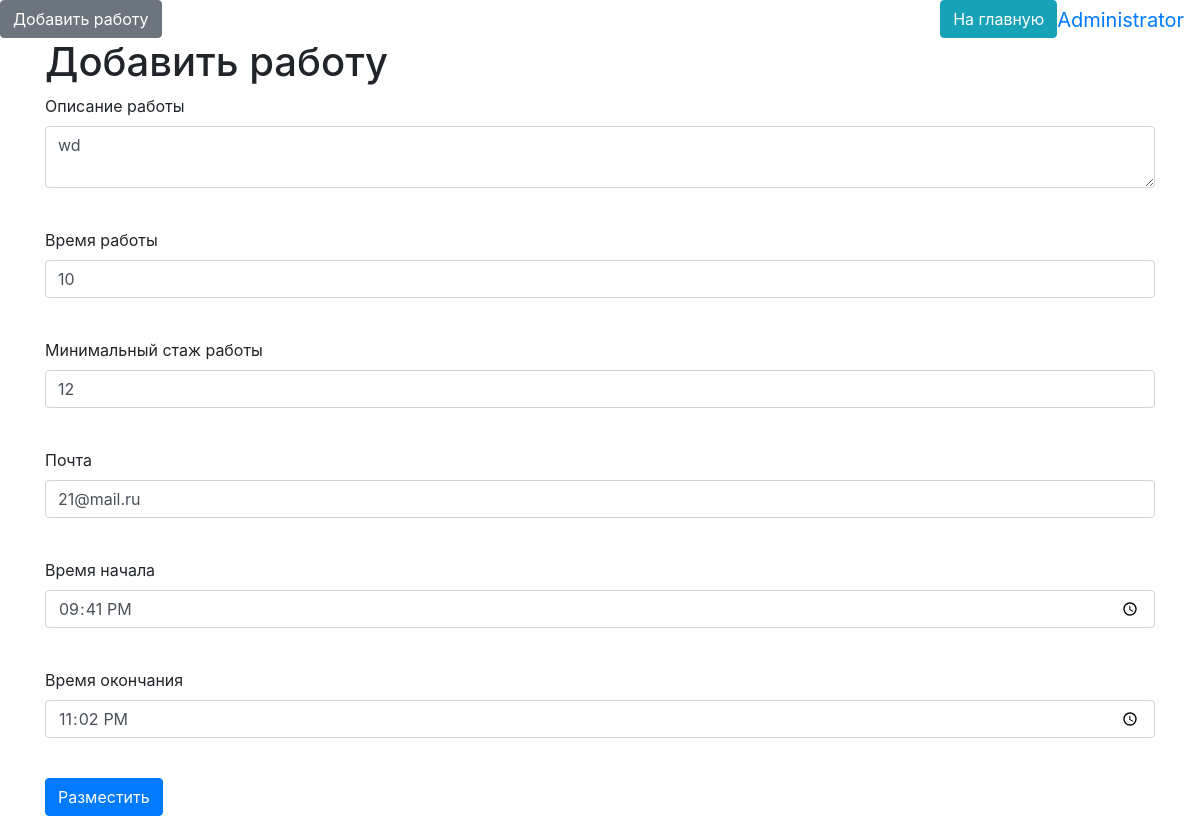
The app's page /addjob/1 (signed in) with its own data.
### data/users.py (models this page shows, shortened)
class User(SqlAlchemyBase, UserMixin, SerializerMixin):
    __tablename__ = 'users'
    id = sqlalchemy.Column(sqlalchemy.Integer,
                           primary_key=True, autoincrement=True)
    name = sqlalchemy.Column(sqlalchemy.String, nullable=True, unique=True)
    email = sqlalchemy.Column(sqlalchemy.String,
                              index=True, unique=True, nullable=True)
    hashed_password = sqlalchemy.Column(sqlalchemy.String, nullable=True)
    modified_date = sqlalchemy.Column(sqlalchemy.DateTime, default=datetime.datetime.now)
    about = sqlalchemy.Column(sqlalchemy.String, nullable=True)
    set_password = sqlalchemy.Column(sqlalchemy.String, nullable=True)
    def set_password(self, password):
        self.hashed_password = generate_password_hash(password)

### data/employment.py (models this page shows)
class Employment(SqlAlchemyBase, SerializerMixin):
    __tablename__ = 'employment'
    id = sqlalchemy.Column(sqlalchemy.Integer,
                           primary_key=True, autoincrement=True)
    team_leader = sqlalchemy.Column(sqlalchemy.Integer,
                                    sqlalchemy.ForeignKey("users.id"))
    job = sqlalchemy.Column(sqlalchemy.String, nullable=True)
    work_size = sqlalchemy.Column(sqlalchemy.Integer, nullable=True)
    experience = sqlalchemy.Column(sqlalchemy.Integer, nullable=True)
    email = sqlalchemy.Column(sqlalchemy.String,
                              index=True, unique=False, nullable=True)
    start_time = sqlalchemy.Column(sqlalchemy.Time, nullable=True)
    end_time = sqlalchemy.Column(sqlalchemy.Time, nullable=True)
    user = sqlalchemy.Column(sqlalchemy.String, nullable=True)

### main.py (the view, shortened to what this page needs)
@app.route('/addjob/<int:id>', methods=['GET', 'POST'])
@login_required
def edit_job(id):
    form = JobsForm()
    if request.method == "GET":
        db_sess = db_session.create_session()
        try:
            if id == 1:
                jobs = db_sess.query(Jobs).filter(Jobs.id == id).first()
            if jobs:
                form.job.data = jobs.job
                form.work_size.data = jobs.work_size
                form.experience.data = jobs.experience
                form.email.data = jobs.email
                form.start_time.data = jobs.start_time
                form.end_time.data = jobs.end_time
            else:
                abort(404)
        except:
            return redirect('/')
    return render_template('jobs.html',
                           title='Редактирование работы',
                           form=form
                           )

### forms/user.py
class JobsForm(FlaskForm):
    job = TextAreaField('Описание работы', validators=[DataRequired()])
    work_size = IntegerField("Время работы", validators=[DataRequired()])
    experience = IntegerField("Минимальный стаж работы", validators=[DataRequired()])
    email = EmailField('Почта', validators=[DataRequired()])
    start_time = TimeField("Время начала")
    end_time = TimeField("Время окончания")
    submit = SubmitField('Разместить')

### data/db_session.py (called while the page is built, shortened)
def global_init(db_file):
    global __factory
    if __factory:
        return

def create_session() -> Session:
    global __factory
    return __factory()

### main.py (called while the page is built)
@login_manager.user_loader
def load_user(user_id):
    db_session.global_init("db/blogs.db")
    db_sess = db_session.create_session()
    return db_sess.query(User).get(user_id)

### templates/jobs.html (shortened to what this page needs)
{% extends "base.html" %}
{% block content %}
<h1>Добавить работу</h1>
<form action="" method="post">
    <p>
        {{ form.job.label }}<br>
        {{ form.job(class="form-control") }}<br>
    </p>
    <p>
        {{ form.work_size.label }}<br>
        {{ form.work_size(class="form-control", type="integer") }}<br>
    </p>
    <p>
        {{ form.experience.label }}<br>
        {{ form.experience(class="form-control", type="integer") }}<br>
    </p>
    <p>
        {{ form.email.label }}<br>
        {{ form.email(class="form-control", type="email") }}<br>
    </p>
    <p>
        {{ form.start_time.label }}<br>
        {{ form.start_time(class="form-control", type="time") }}<br>
    </p>
    <p>
        {{ form.end_time.label }}<br>
        {{ form.end_time(class="form-control", type="time") }}<br>
    </p>
    <p>{{ form.submit(type="submit", class="btn btn-primary") }}</p>
</form>
{% endblock %}

### templates/base.html (shortened to what this page needs)
<!doctype html>
<html lang="en">
<head>
    <link rel="stylesheet"
          href="https://stackpath.bootstrapcdn.com/bootstrap/4.4.1/css/bootstrap.min.css"
>
</head>
<body>
{% if current_user.is_authenticated %}
    <a class="navbar-brand" href="/logout" style="float: right;">{{ current_user.name }}</a>
    <a href="/" class="btn btn-info" style="float: right;">На главную</a>
{% else %}
    <p>
        <a class="btn btn-primary " href="/register">Зарегистрироваться</a>
        <a class="btn btn-success" href="/login">Войти</a>
    </p>
{% endif %}
{% if current_user.is_authenticated %}
    <a href="addjob" class="btn btn-secondary">Добавить работу</a>
{% endif %}
<main role="main" class="container">
    {% block content %}{% endblock %}
</main>
</body>
</html>

### records on screen
User: name "Administrator"
Employment: job "wd", work_size "10", experience "12", email "21@mail.ru", start_time "21:41", end_time "23:02"
